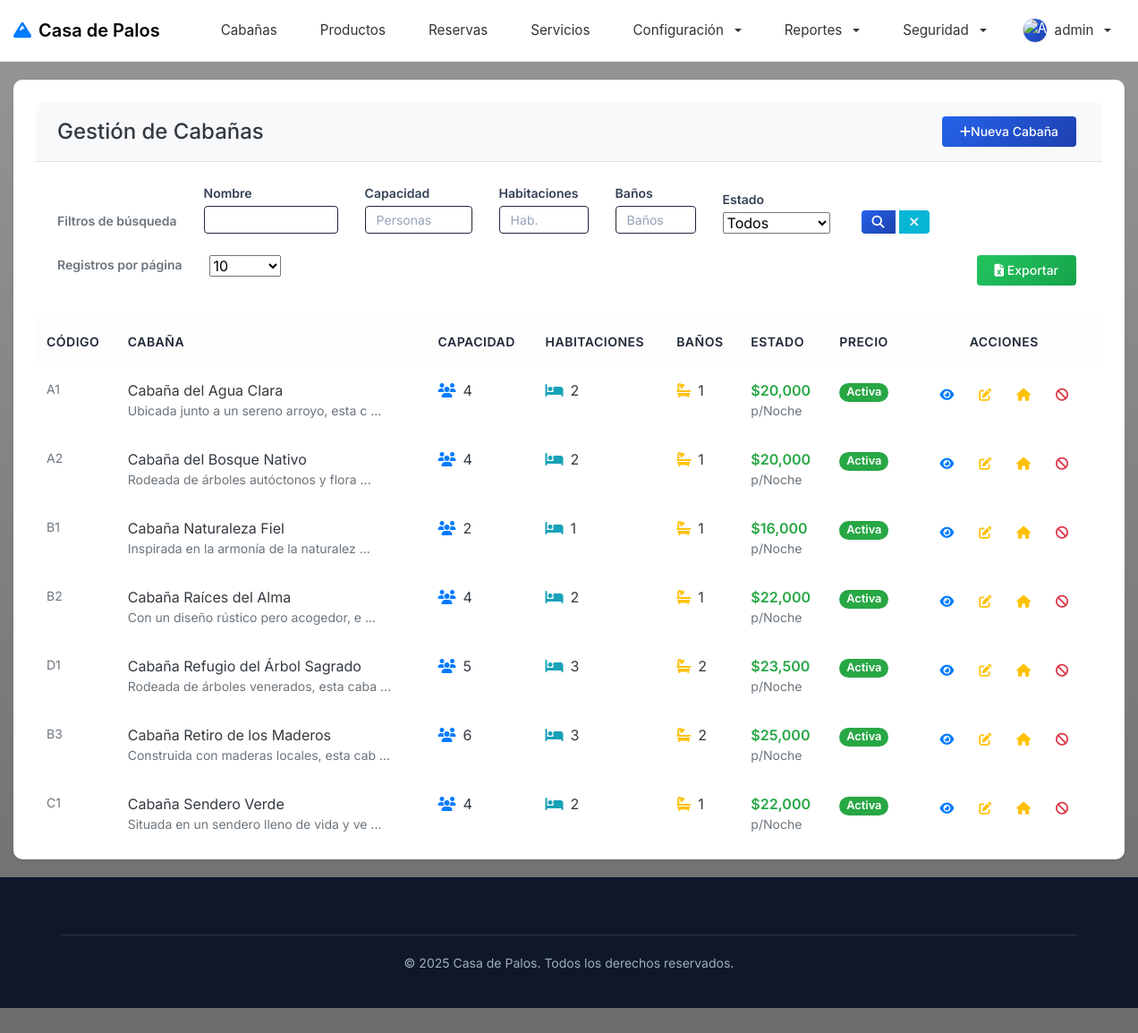
/cabanias (signed in), run on the app's committed database.
### tables this page shows
CREATE TABLE `modulo` (
  `id_modulo` int NOT NULL AUTO_INCREMENT,
  `modulo_descripcion` varchar(45) NOT NULL,
  `modulo_ruta` varchar(45) NOT NULL,
  `modulo_estado` int NOT NULL,
  `rela_menu` int DEFAULT NULL,
  PRIMARY KEY (`id_modulo`),
  KEY `fk_modulo_menu1_idx` (`rela_menu`),
  CONSTRAINT `fk_modulo_menu1` FOREIGN KEY (`rela_menu`) REFERENCES `menu` (`id_menu`)
);

CREATE TABLE `menu` (
  `id_menu` int NOT NULL AUTO_INCREMENT,
  `menu_nombre` varchar(45) NOT NULL,
  `menu_orden` int NOT NULL DEFAULT '1',
  `menu_estado` int NOT NULL DEFAULT '1',
  PRIMARY KEY (`id_menu`)
);

CREATE TABLE `cabania` (
  `id_cabania` int NOT NULL AUTO_INCREMENT,
  `cabania_codigo` varchar(45) NOT NULL,
  `cabania_nombre` varchar(45) NOT NULL,
  `cabania_descripcion` varchar(400) NOT NULL,
  `cabania_capacidad` int NOT NULL,
  `cabania_precio` float NOT NULL,
  `cabania_ubicacion` varchar(100) NOT NULL,
  `cabania_cantidadbanios` int NOT NULL,
  `cabania_cantidadhabitaciones` int NOT NULL,
  `cabania_foto` varchar(250) NOT NULL,
  `cabania_estado` int NOT NULL,
  PRIMARY KEY (`id_cabania`)
);

### Views/admin/operaciones/cabanias/listado.php (the view, shortened to what the rows shown need)
<div class="container-fluid">
    <div class="card border-0 shadow-sm">
        <div class="card-body p-0">
            <?php if (empty($cabanias)): ?>
                <div class="empty-state py-5 text-center">
                    <div class="mb-4">
                        <i class="fas fa-home fa-3x text-muted opacity-50"></i>
                    </div>
                    <h6 class="text-muted">No se encontraron cabañas</h6>
                    <p class="text-muted small mb-3">Intenta modificar los filtros o crea una nueva cabaña.</p>
                    <a href="<?= url('/admin/cabanias/formulario') ?>" class="btn btn-outline-dark btn-sm">
                        <i class="fas fa-plus fa-sm"></i> Crear cabaña
                    </a>
                </div>
            <?php else: ?>
                <div class="table-responsive">
                    <table id="tablaCabanias" class="table table-hover mb-0">
                        <thead class="table-light">
                            <tr>
                                <th class="border-0 py-3">Código</th>
                                <th class="border-0 py-3">Cabaña</th>
                                <th class="border-0 py-3">Capacidad</th>
                                <th class="border-0 py-3">Habitaciones</th>
                                <th class="border-0 py-3">Baños</th>
                                <th class="border-0 py-3">Estado</th>
                                <th class="border-0 py-3">Precio</th>
                                <th class="border-0 py-3 text-center">Acciones</th>
                            </tr>
                        </thead>
                        <tbody>
                            <?php foreach ($cabanias as $index => $cabania): ?>
                                <tr>
                                    <td class="border-0 py-3">
                                        <div class="small text-muted">
                                            <?= htmlspecialchars($cabania['cabania_codigo']) ?>
                                        </div>
                                    </td>
                                    <td class="border-0 py-3">
                                        <div class="d-flex align-items-center">
                                            <div>
                                                <div class="fw-medium text-dark"><?= htmlspecialchars($cabania['cabania_nombre']) ?></div>
                                                <div class="small text-muted">
                                                    <?= htmlspecialchars(substr($cabania['cabania_descripcion'], 0, 40)) ?>
                                                    <?= strlen($cabania['cabania_descripcion']) > 40 ? '...' : '' ?>
                                                </div>
                                            </div>
                                        </div>
                                    </td>
                                    <td class="border-0 py-3">
                                        <div class="d-flex align-items-center">
                                            <i class="fas fa-users text-primary me-2"></i>
                                            <span class="text-dark ml-2"><?= $cabania['cabania_capacidad'] ?></span>
                                        </div>
                                    </td>
                                    <td class="border-0 py-3">
                                        <div class="d-flex align-items-center">
                                            <i class="fas fa-bed text-info me-2"></i>
                                            <span class="text-dark ml-2"><?= $cabania['cabania_cantidadhabitaciones'] ?></span>
                                        </div>
                                    </td>
                                    <td class="border-0 py-3">
                                        <div class="d-flex align-items-center">
                                            <i class="fas fa-bath text-warning me-2"></i>
                                            <span class="text-dark ml-2"><?= $cabania['cabania_cantidadbanios'] ?></span>
                                        </div>
                                    </td>
                                    <td class="border-0 py-3">
                                        <span class="fw-medium text-success">$<?= number_format($cabania['cabania_precio'], 0, '.', ',') ?></span>
                                        <small class="text-muted d-block">p/Noche</small>
                                    </td>
                                    <td class="border-0 py-3">
                                        <?php if ($cabania['cabania_estado'] == 1): ?>
                                            <span class="badge bg-success text-white px-2 py-1 rounded-pill">Activa</span>
                                        <?php elseif ($cabania['cabania_estado'] == 2): ?>
                                            <span class="badge bg-warning text-dark px-2 py-1 rounded-pill">Ocupada</span>
                                        <?php else: ?>
                                            <span class="badge bg-danger text-white px-2 py-1 rounded-pill">Inactiva</span>
                                        <?php endif; ?>
                                    </td>
                                    <td class="border-0 py-3 text-center">
                                        <div class="btn-group btn-group-sm" role="group">
                                            <a href="<?= url('/cabanias/' . $cabania['id_cabania']) ?>"
                                               class="btn btn-outline-primary btn-sm"
                                               title="Ver detalle">
                                                <i class="fas fa-eye"></i>
                                            </a>
                                            <a href="<?= url('/cabanias/' . $cabania['id_cabania']) . '/edit'?>"
                                               class="btn btn-outline-warning btn-sm"
                                               title="Editar">
                                                <i class="fas fa-edit"></i>
                                            </a>
                                            <?php if ($cabania['cabania_estado'] == 1): ?>
                                                <button class="btn btn-outline-warning btn-sm"
                                                        onclick="cambiarEstadoCabania(<?= $cabania['id_cabania'] ?>, 2, '<?= addslashes($cabania['cabania_nombre']) ?>')"
                                                        title="Marcar como ocupada">
                                                    <i class="fas fa-home"></i>
                                                </button>
                                                <button class="btn btn-outline-danger btn-sm"
                                                        onclick="cambiarEstadoCabania(<?= $cabania['id_cabania'] ?>, 0, '<?= addslashes($cabania['cabania_nombre']) ?>')"
                                                        title="Desactivar">
                                                    <i class="fas fa-ban"></i>
                                                </button>
                                            <?php endif; ?>
                                        </div>
                                    </td>
                                </tr>
                            <?php endforeach; ?>
                        </tbody>
                    </table>
                </div>
            <?php endif; ?>
    </div>
</div>

### Views/shared/components/menu.php (shortened to what the rows shown need)
<link href="<?= $this->asset('assets/css/menu-component.css') ?>" rel="stylesheet">
<nav class="navbar navbar-expand-lg navbar-minimal" style="
    background: #ffffff;
    border-bottom: 1px solid #e5e5e5;
    position: sticky;
    top: 0;
    z-index: 1030;
">
    <div class="container-fluid">
        <div class="collapse navbar-collapse" id="navbarNav">
            <ul class="navbar-nav ml-auto">
                <?php if (Auth::check()): ?>
                    <?php
                    $userModules = Auth::getUserModules();
                    $groupedModules = [];
                    $modulesWithoutMenu = [];
                    foreach ($userModules as $module) {
                        if ($module['menu_nombre'] && !empty(trim($module['menu_nombre']))) {
                            $menuName = $module['menu_nombre'];
                            $groupedModules[$menuName][] = $module;
                        } else {
                            $modulesWithoutMenu[] = $module;
                        }
                    }
                    foreach ($modulesWithoutMenu as $module): ?>
                        <li class="nav-item">
                            <a class="nav-link" href="<?= $this->url('/' . $module['modulo_ruta']) ?>">
                                <?= htmlspecialchars($module['modulo_descripcion']) ?>
                            </a>
                        </li>
                    <?php endforeach; ?>
                    <?php foreach ($groupedModules as $menuName => $modules): ?>
                        <?php if (count($modules) > 1): ?>
                            <li class="nav-item dropdown">
                                <a class="nav-link dropdown-toggle" href="#" role="button" data-toggle="dropdown" aria-expanded="false">
                                    <?= htmlspecialchars($menuName) ?>
                                </a>
                            </li>
                        <?php endif; ?>
                    <?php endforeach; ?>
                <?php endif; ?>
            </ul>
        </div>
    </div>
</nav>

### data on the page
modulo: modulo_descripcion "Cabañas"
modulo: modulo_descripcion "Productos"
modulo: modulo_descripcion "Reservas"
modulo: modulo_descripcion "Servicios"
modulo: rela_menu.menu_nombre "Seguridad"
cabania: cabania_codigo "A1", cabania_nombre "Cabaña del Agua Clara", cabania_descripcion "Ubicada junto a un sereno arroyo, esta c", cabania_capacidad "4", cabania_cantidadhabitaciones "2", cabania_cantidadbanios "1", cabania_precio "20,000", cabania_estado "Activa"
cabania: cabania_codigo "A2", cabania_nombre "Cabaña del Bosque Nativo", cabania_descripcion "Rodeada de árboles autóctonos y flora", cabania_capacidad "4", cabania_cantidadhabitaciones "2", cabania_cantidadbanios "1", cabania_precio "20,000", cabania_estado "Activa"
cabania: cabania_codigo "B1", cabania_nombre "Cabaña Naturaleza Fiel", cabania_descripcion "Inspirada en la armonía de la naturalez", cabania_capacidad "2", cabania_cantidadhabitaciones "1", cabania_cantidadbanios "1", cabania_precio "16,000", cabania_estado "Activa"
cabania: cabania_codigo "B2", cabania_nombre "Cabaña Raíces del Alma", cabania_descripcion "Con un diseño rústico pero acogedor, e", cabania_capacidad "4", cabania_cantidadhabitaciones "2", cabania_cantidadbanios "1", cabania_precio "22,000", cabania_estado "Activa"
cabania: cabania_codigo "D1", cabania_nombre "Cabaña Refugio del Árbol Sagrado", cabania_descripcion "Rodeada de árboles venerados, esta caba", cabania_capacidad "5", cabania_cantidadhabitaciones "3", cabania_cantidadbanios "2", cabania_precio "23,500", cabania_estado "Activa"
cabania: cabania_codigo "B3", cabania_nombre "Cabaña Retiro de los Maderos", cabania_descripcion "Construida con maderas locales, esta cab", cabania_capacidad "6", cabania_cantidadhabitaciones "3", cabania_cantidadbanios "2", cabania_precio "25,000", cabania_estado "Activa"
cabania: cabania_codigo "C1", cabania_nombre "Cabaña Sendero Verde", cabania_descripcion "Situada en un sendero lleno de vida y ve", cabania_capacidad "4", cabania_cantidadhabitaciones "2", cabania_cantidadbanios "1", cabania_precio "22,000", cabania_estado "Activa"

### other printed values
$menuName "Configuración"
$menuName "Reportes"
Auth::user() "admin"
